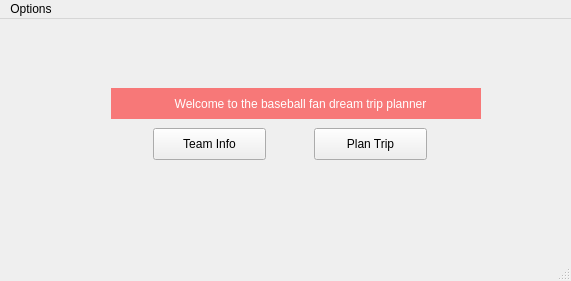
<?xml version="1.0" encoding="UTF-8"?>
<ui version="4.0">
 <class>MainMenu</class>
 <widget class="QMainWindow" name="MainMenu">
  <property name="geometry">
   <rect>
    <x>0</x>
    <y>0</y>
    <width>571</width>
    <height>281</height>
   </rect>
  </property>
  <property name="windowTitle">
   <string>Baseball Fan Vacation Planner</string>
  </property>
  <property name="windowOpacity">
   <double>1.000000000000000</double>
  </property>
  <property name="styleSheet">
   <string notr="true">QToolTip {
    border: 1px solid #76797C;
    background-color: #5A7566;
    color: white;
    padding: 0px;                /*remove padding, for fix combobox tooltip.*/
    opacity: 200;
}

QWidget {
    background: qlineargradient(x1:0 y1:0, x2:1 y2:0, stop:0 #000000, stop:1 #434343);

    selection-background-color: #3daee9;
    selection-color: #eff0f1;
    background-clip: border;
    border-image: none;
    border: 0px transparent black;
    outline: 0;
color:white;
}
QHBoxLayout {
    background-color:black;
}

QWidget:item:hover {
    background-color: #18465d;
    color: #eff0f1;
}

QWidget:item:selected {
    background-color: #18465d;
}

QCheckBox {
    spacing: 5px;
    outline: none;
    color: #eff0f1;
    margin-bottom: 2px;
}

QCheckBox:disabled {
    color: #76797C;
}

QCheckBox::indicator,
QGroupBox::indicator {
    width: 18px;
    height: 18px;
}

QGroupBox::indicator {
    margin-left: 2px;
}

QCheckBox::indicator:unchecked {
    image: url(:/qss_icons/rc/checkbox_unchecked.png);
}

QCheckBox::indicator:unchecked:hover,
QCheckBox::indicator:unchecked:focus,
QCheckBox::indicator:unchecked:pressed,
QGroupBox::indicator:unchecked:hover,
QGroupBox::indicator:unchecked:focus,
QGroupBox::indicator:unchecked:pressed {
    border: none;
    image: url(:/qss_icons/rc/checkbox_unchecked_focus.png);
}

QCheckBox::indicator:checked {
    image: url(:/qss_icons/rc/checkbox_checked.png);
}

QCheckBox::indicator:checked:hover,
QCheckBox::indicator:checked:focus,
QCheckBox::indicator:checked:pressed,
QGroupBox::indicator:checked:hover,
QGroupBox::indicator:checked:focus,
QGroupBox::indicator:checked:pressed {
    border: none;
    image: url(:/qss_icons/rc/checkbox_checked_focus.png);
}

QCheckBox::indicator:indeterminate {
    image: url(:/qss_icons/rc/checkbox_indeterminate.png);
}

QCheckBox::indicator:indeterminate:focus,
QCheckBox::indicator:indeterminate:hover,
QCheckBox::indicator:indeterminate:pressed {
    image: url(:/qss_icons/rc/checkbox_indeterminate_focus.png);
}

QCheckBox::indicator:checked:disabled,
QGroupBox::indicator:checked:disabled {
    image: url(:/qss_icons/rc/checkbox_checked_disabled.png);
}

QCheckBox::indicator:unchecked:disabled,
QGroupBox::indicator:unchecked:disabled {
    image: url(:/qss_icons/rc/checkbox_unchecked_disabled.png);
}

QRadioButton {
    spacing: 5px;
    outline: none;
    color: #eff0f1;
    margin-bottom: 2px;
}

QRadioButton:disabled {
    color: #76797C;
}

QRadioButton::indicator {
    width: 21px;
    height: 21px;
}

QRadioButton::indicator:unchecked {
    image: url(:/qss_icons/rc/radio_unchecked.png);
}

QRadioButton::indicator:unchecked:hover,
QRadioButton::indicator:unchecked:focus,
QRadioButton::indicator:unchecked:pressed {
    border: none;
    outline: none;
    image: url(:/qss_icons/rc/radio_unchecked_focus.png);
}

QRadioButton::indicator:checked {
    border: none;
    outline: none;
    image: url(:/qss_icons/rc/radio_checked.png);
}

QRadioButton::indicator:checked:hover,
QRadioButton::indicator:checked:focus,
QRadioButton::indicator:checked:pressed {
    border: none;
    outline: none;
    image: url(:/qss_icons/rc/radio_checked_focus.png);
}

QRadioButton::indicator:checked:disabled {
    outline: none;
    image: url(:/qss_icons/rc/radio_checked_disabled.png);
}

QRadioButton::indicator:unchecked:disabled {
    image: url(:/qss_icons/rc/radio_unchecked_disabled.png);
}

QMenuBar {
    background-color: #31363b;
    color: #eff0f1;
}

QMenuBar::item {
    background: transparent;
}

QMenuBar::item:selected {
    background: transparent;
    border: 1px solid #76797C;
}

QMenuBar::item:pressed {
    border: 1px solid #76797C;
    background-color: #3daee9;
    color: #eff0f1;
    margin-bottom: -1px;
    padding-bottom: 1px;
}

QMenu {
    border: 1px solid #76797C;
    color: #eff0f1;
    margin: 2px;
}

QMenu::icon {
    margin: 5px;
}

QMenu::item {
    padding: 5px 30px 5px 30px;
    border: 1px solid transparent;
    /* reserve space for selection border */
}

QMenu::item:selected {
    color: #eff0f1;
}

QMenu::separator {
    height: 2px;
    background: lightblue;
    margin-left: 10px;
    margin-right: 5px;
}

QMenu::indicator {
    width: 18px;
    height: 18px;
}


/* non-exclusive indicator = check box style indicator
   (see QActionGroup::setExclusive) */

QMenu::indicator:non-exclusive:unchecked {
    image: url(:/qss_icons/rc/checkbox_unchecked.png);
}

QMenu::indicator:non-exclusive:unchecked:selected {
    image: url(:/qss_icons/rc/checkbox_unchecked_disabled.png);
}

QMenu::indicator:non-exclusive:checked {
    image: url(:/qss_icons/rc/checkbox_checked.png);
}

QMenu::indicator:non-exclusive:checked:selected {
    image: url(:/qss_icons/rc/checkbox_checked_disabled.png);
}


/* exclusive indicator = radio button style indicator (see QActionGroup::setExclusive) */

QMenu::indicator:exclusive:unchecked {
    image: url(:/qss_icons/rc/radio_unchecked.png);
}

QMenu::indicator:exclusive:unchecked:selected {
    image: url(:/qss_icons/rc/radio_unchecked_disabled.png);
}

QMenu::indicator:exclusive:checked {
    image: url(:/qss_icons/rc/radio_checked.png);
}

QMenu::indicator:exclusive:checked:selected {
    image: url(:/qss_icons/rc/radio_checked_disabled.png);
}

QMenu::right-arrow {
    margin: 5px;
    image: url(:/qss_icons/rc/right_arrow.png)
}

QWidget:disabled {
    color: #454545;
    background-color: #31363b;
}

QAbstractItemView {
    alternate-background-color: #31363b;
    color: #eff0f1;
    border: 1px solid #3A3939;
    border-radius: 2px;
}

QWidget:focus,
QMenuBar:focus {
    border: 1px solid #3daee9;
}

QTabWidget:focus,
QCheckBox:focus,
QRadioButton:focus,
QSlider:focus {
    border: none;
}

QLineEdit {
    background-color: #232629;
    padding: 5px;
    border-style: solid;
    border: 1px solid #76797C;
    border-radius: 2px;
    color: #eff0f1;
}

QAbstractItemView QLineEdit {
    padding: 0;
}

QGroupBox {
    border: 1px solid #76797C;
    border-radius: 2px;
    margin-top: 20px;
}

QGroupBox::title {
    subcontrol-origin: margin;
    subcontrol-position: top center;
    padding-left: 10px;
    padding-right: 10px;
    padding-top: 10px;
}

QAbstractScrollArea {
    border-radius: 2px;
    border: 1px solid #76797C;
    background-color: transparent;
}

QScrollBar:horizontal {
    height: 15px;
    margin: 3px 15px 3px 15px;
    border: 1px transparent #2A2929;
    border-radius: 4px;
    background-color: #2A2929;
}

QScrollBar::handle:horizontal {
    background-color: #605F5F;
    min-width: 5px;
    border-radius: 4px;
}

QScrollBar::add-line:horizontal {
    margin: 0px 3px 0px 3px;
    border-image: url(:/qss_icons/rc/right_arrow_disabled.png);
    width: 10px;
    height: 10px;
    subcontrol-position: right;
    subcontrol-origin: margin;
}

QScrollBar::sub-line:horizontal {
    margin: 0px 3px 0px 3px;
    border-image: url(:/qss_icons/rc/left_arrow_disabled.png);
    height: 10px;
    width: 10px;
    subcontrol-position: left;
    subcontrol-origin: margin;
}

QScrollBar::add-line:horizontal:hover,
QScrollBar::add-line:horizontal:on {
    border-image: url(:/qss_icons/rc/right_arrow.png);
    height: 10px;
    width: 10px;
    subcontrol-position: right;
    subcontrol-origin: margin;
}

QScrollBar::sub-line:horizontal:hover,
QScrollBar::sub-line:horizontal:on {
    border-image: url(:/qss_icons/rc/left_arrow.png);
    height: 10px;
    width: 10px;
    subcontrol-position: left;
    subcontrol-origin: margin;
}

QScrollBar::up-arrow:horizontal,
QScrollBar::down-arrow:horizontal {
    background: none;
}

QScrollBar::add-page:horizontal,
QScrollBar::sub-page:horizontal {
    background: none;
}

QScrollBar:vertical {
    background-color: #2A2929;
    width: 15px;
    margin: 15px 3px 15px 3px;
    border: 1px transparent #2A2929;
    border-radius: 4px;
}

QScrollBar::handle:vertical {
    background-color: #605F5F;
    min-height: 5px;
    border-radius: 4px;
}

QScrollBar::sub-line:vertical {
    margin: 3px 0px 3px 0px;
    border-image: url(:/qss_icons/rc/up_arrow_disabled.png);
    height: 10px;
    width: 10px;
    subcontrol-position: top;
    subcontrol-origin: margin;
}

QScrollBar::add-line:vertical {
    margin: 3px 0px 3px 0px;
    border-image: url(:/qss_icons/rc/down_arrow_disabled.png);
    height: 10px;
    width: 10px;
    subcontrol-position: bottom;
    subcontrol-origin: margin;
}

QScrollBar::sub-line:vertical:hover,
QScrollBar::sub-line:vertical:on {
    border-image: url(:/qss_icons/rc/up_arrow.png);
    height: 10px;
    width: 10px;
    subcontrol-position: top;
    subcontrol-origin: margin;
}

QScrollBar::add-line:vertical:hover,
QScrollBar::add-line:vertical:on {
    border-image: url(:/qss_icons/rc/down_arrow.png);
    height: 10px;
    width: 10px;
    subcontrol-position: bottom;
    subcontrol-origin: margin;
}

QScrollBar::up-arrow:vertical,
QScrollBar::down-arrow:vertical {
    background: none;
}

QScrollBar::add-page:vertical,
QScrollBar::sub-page:vertical {
    background: none;
}

QTextEdit {
    background-color: #232629;
    color: #eff0f1;
    border: 1px solid #76797C;
}

QPlainTextEdit {
    background-color: #232629;
    ;
    color: #eff0f1;
    border-radius: 2px;
    border: 1px solid #76797C;
}

QHeaderView::section {
    background-color: #76797C;
    color: #eff0f1;
    padding: 5px;
    border: 1px solid #76797C;
}

QSizeGrip {
    image: url(:/qss_icons/rc/sizegrip.png);
    width: 12px;
    height: 12px;
}

QMainWindow::separator {
    background-color: #31363b;
    color: white;
    padding-left: 4px;
    spacing: 2px;
    border: 1px dashed #76797C;
}

QMainWindow::separator:hover {
    background-color: #787876;
    color: white;
    padding-left: 4px;
    border: 1px solid #76797C;
    spacing: 2px;
}

QMenu::separator {
    height: 1px;
    background-color: #76797C;
    color: white;
    padding-left: 4px;
    margin-left: 10px;
    margin-right: 5px;
}

QFrame {
    border-radius: 2px;
    border: 1px solid #76797C;
}

QFrame[frameShape=&quot;0&quot;] {
    border-radius: 2px;
    border: 1px transparent #76797C;
}

QStackedWidget {
    border: 1px transparent black;
}

QToolBar {
    border: 1px transparent #393838;
    background: 1px solid #31363b;
    font-weight: bold;
}

QToolBar::handle:horizontal {
    image: url(:/qss_icons/rc/Hmovetoolbar.png);
}

QToolBar::handle:vertical {
    image: url(:/qss_icons/rc/Vmovetoolbar.png);
}

QToolBar::separator:horizontal {
    image: url(:/qss_icons/rc/Hsepartoolbar.png);
}

QToolBar::separator:vertical {
    image: url(:/qss_icons/rc/Vsepartoolbar.png);
}

QToolButton#qt_toolbar_ext_button {
    background: #58595a
}

QPushButton {
    color: white;
    background: qlineargradient(x1:0 y1:0, x2:1 y2:0, stop:0 #333333, stop:1 #dd1818);

    border-width: 1px;
    border-color: rgb(255, 0, 24);
    border-style: solid;
    padding: 5px;
    border-radius: 2px;
    outline: none;
}

QPushButton:pressed {
    background-color: #e65c00;
    padding-top: -15px;
    padding-bottom: -17px;
}

QComboBox {
    selection-background-color: #3daee9;
    border-style: solid;
    border: 1px solid #76797C;
    border-radius: 2px;
    padding: 5px;
    min-width: 75px;
}

QPushButton:checked {
    background-color: #76797C;
    border-color: #6A6969;
}

QComboBox:hover,
QPushButton:hover,
QAbstractSpinBox:hover,
QLineEdit:hover,
QTextEdit:hover,
QPlainTextEdit:hover,
QAbstractView:hover,
QTreeView:hover {
    border: 2px solid yellow;
    color: yellow;
}

QComboBox:on {
    padding-top: 3px;
    padding-left: 4px;
    selection-background-color: rgba(255, 0, 0, 0.5);
}

QComboBox QAbstractItemView {
    background-color: #232629;
    border-radius: 2px;
    border: 1px solid #76797C;
    selection-background-color: #18465d;
}

QComboBox::drop-down {
    subcontrol-origin: padding;
    subcontrol-position: top right;
    width: 15px;
    border-left-width: 0px;
    border-left-color: darkgray;
    border-left-style: solid;
    border-top-right-radius: 3px;
    border-bottom-right-radius: 3px;
}

QComboBox::down-arrow {
    image: url(:/qss_icons/rc/down_arrow_disabled.png);
}

QComboBox::down-arrow:on,
QComboBox::down-arrow:hover,
QComboBox::down-arrow:focus {
    image: url(:/qss_icons/rc/down_arrow.png);
}

QAbstractSpinBox {
    padding: 5px;
    border: 1px solid #76797C;
    background-color: #232629;
    color: #eff0f1;
    border-radius: 2px;
    min-width: 75px;
}

QAbstractSpinBox:up-button {
    background-color: transparent;
    subcontrol-origin: border;
    subcontrol-position: center right;
}

QAbstractSpinBox:down-button {
    background-color: transparent;
    subcontrol-origin: border;
    subcontrol-position: center left;
}

QAbstractSpinBox::up-arrow,
QAbstractSpinBox::up-arrow:disabled,
QAbstractSpinBox::up-arrow:off {
    image: url(:/qss_icons/rc/up_arrow_disabled.png);
    width: 10px;
    height: 10px;
}

QAbstractSpinBox::up-arrow:hover {
    image: url(:/qss_icons/rc/up_arrow.png);
}

QAbstractSpinBox::down-arrow,
QAbstractSpinBox::down-arrow:disabled,
QAbstractSpinBox::down-arrow:off {
    image: url(:/qss_icons/rc/down_arrow_disabled.png);
    width: 10px;
    height: 10px;
}

QAbstractSpinBox::down-arrow:hover {
    image: url(:/qss_icons/rc/down_arrow.png);
}

QLabel {
    border: 0px solid black;
}

QTabWidget {
    border: 0px transparent black;
}

QTabWidget::pane {
    border: 1px solid #76797C;
    padding: 5px;
    margin: 0px;
}

QTabWidget::tab-bar {
    /* left: 5px; move to the right by 5px */
}

QTabBar {
    qproperty-drawBase: 0;
    border-radius: 3px;
}

QTabBar:focus {
    border: 0px transparent black;
}

QTabBar::close-button {
    image: url(:/qss_icons/rc/close.png);
    background: transparent;
}

QTabBar::close-button:hover {
    image: url(:/qss_icons/rc/close-hover.png);
    background: transparent;
}

QTabBar::close-button:pressed {
    image: url(:/qss_icons/rc/close-pressed.png);
    background: transparent;
}


/* TOP TABS */

QTabBar::tab:top {
    color: #eff0f1;
    border: 1px solid #76797C;
    border-bottom: 1px transparent black;
    background-color: #31363b;
    padding: 5px;
    min-width: 50px;
    border-top-left-radius: 2px;
    border-top-right-radius: 2px;
}

QTabBar::tab:top:selected {
    color: #eff0f1;
    background-color: #54575B;
    border: 1px solid #76797C;
    border-bottom: 2px solid #3daee9;
    border-top-left-radius: 2px;
    border-top-right-radius: 2px;
}

QTabBar::tab:top:!selected:hover {
    background-color: #3daee9;
}


/* BOTTOM TABS */

QTabBar::tab:bottom {
    color: #eff0f1;
    border: 1px solid #76797C;
    border-top: 1px transparent black;
    background-color: #31363b;
    padding: 5px;
    border-bottom-left-radius: 2px;
    border-bottom-right-radius: 2px;
    min-width: 50px;
}

QTabBar::tab:bottom:selected {
    color: #eff0f1;
    background-color: #54575B;
    border: 1px solid #76797C;
    border-top: 2px solid #3daee9;
    border-bottom-left-radius: 2px;
    border-bottom-right-radius: 2px;
}

QTabBar::tab:bottom:!selected:hover {
    background-color: #3daee9;
}


/* LEFT TABS */

QTabBar::tab:left {
    color: #eff0f1;
    border: 1px solid #76797C;
    border-left: 1px transparent black;
    background-color: #31363b;
    padding: 5px;
    border-top-right-radius: 2px;
    border-bottom-right-radius: 2px;
    min-height: 50px;
}

QTabBar::tab:left:selected {
    color: #eff0f1;
    background-color: #54575B;
    border: 1px solid #76797C;
    border-left: 2px solid #3daee9;
    border-top-right-radius: 2px;
    border-bottom-right-radius: 2px;
}

QTabBar::tab:left:!selected:hover {
    background-color: #3daee9;
}


/* RIGHT TABS */

QTabBar::tab:right {
    color: #eff0f1;
    border: 1px solid #76797C;
    border-right: 1px transparent black;
    background-color: #31363b;
    padding: 5px;
    border-top-left-radius: 2px;
    border-bottom-left-radius: 2px;
    min-height: 50px;
}

QTabBar::tab:right:selected {
    color: #eff0f1;
    background-color: #54575B;
    border: 1px solid #76797C;
    border-right: 2px solid #3daee9;
    border-top-left-radius: 2px;
    border-bottom-left-radius: 2px;
}

QTabBar::tab:right:!selected:hover {
    background-color: #3daee9;
}

QTabBar QToolButton::right-arrow:enabled {
    image: url(:/qss_icons/rc/right_arrow.png);
}

QTabBar QToolButton::left-arrow:enabled {
    image: url(:/qss_icons/rc/left_arrow.png);
}

QTabBar QToolButton::right-arrow:disabled {
    image: url(:/qss_icons/rc/right_arrow_disabled.png);
}

QTabBar QToolButton::left-arrow:disabled {
    image: url(:/qss_icons/rc/left_arrow_disabled.png);
}

QDockWidget {
    background: #31363b;
    border: 1px solid #403F3F;
    titlebar-close-icon: url(:/qss_icons/rc/close.png);
    titlebar-normal-icon: url(:/qss_icons/rc/undock.png);
}

QDockWidget::close-button,
QDockWidget::float-button {
    border: 1px solid transparent;
    border-radius: 2px;
    background: transparent;
}

QDockWidget::close-button:hover,
QDockWidget::float-button:hover {
    background: rgba(255, 255, 255, 10);
}

QDockWidget::close-button:pressed,
QDockWidget::float-button:pressed {
    padding: 1px -1px -1px 1px;
    background: rgba(255, 255, 255, 10);
}

QTreeView,
QListView {
    border: 1px solid #76797C;
    background-color: #232629;
}

QTreeView:branch:selected,
QTreeView:branch:hover {
    background: url(:/qss_icons/rc/transparent.png);
}

QTreeView::branch:has-siblings:!adjoins-item {
    border-image: url(:/qss_icons/rc/transparent.png);
}

QTreeView::branch:has-siblings:adjoins-item {
    border-image: url(:/qss_icons/rc/transparent.png);
}

QTreeView::branch:!has-children:!has-siblings:adjoins-item {
    border-image: url(:/qss_icons/rc/transparent.png);
}

QTreeView::branch:has-children:!has-siblings:closed,
QTreeView::branch:closed:has-children:has-siblings {
    image: url(:/qss_icons/rc/branch_closed.png);
}

QTreeView::branch:open:has-children:!has-siblings,
QTreeView::branch:open:has-children:has-siblings {
    image: url(:/qss_icons/rc/branch_open.png);
}

QTreeView::branch:has-children:!has-siblings:closed:hover,
QTreeView::branch:closed:has-children:has-siblings:hover {
    image: url(:/qss_icons/rc/branch_closed-on.png);
}

QTreeView::branch:open:has-children:!has-siblings:hover,
QTreeView::branch:open:has-children:has-siblings:hover {
    image: url(:/qss_icons/rc/branch_open-on.png);
}

QListView::item:!selected:hover,
QTreeView::item:!selected:hover {
    background: #18465d;
    outline: 0;
    color: #eff0f1
}

QListView::item:selected:hover,
QTreeView::item:selected:hover {
    background: #287399;
    color: #eff0f1;
}

QTreeView::indicator:checked,
QListView::indicator:checked {
    image: url(:/qss_icons/rc/checkbox_checked.png);
}

QTreeView::indicator:unchecked,
QListView::indicator:unchecked {
    image: url(:/qss_icons/rc/checkbox_unchecked.png);
}

QTreeView::indicator:checked:hover,
QTreeView::indicator:checked:focus,
QTreeView::indicator:checked:pressed,
QListView::indicator:checked:hover,
QListView::indicator:checked:focus,
QListView::indicator:checked:pressed {
    image: url(:/qss_icons/rc/checkbox_checked_focus.png);
}

QTreeView::indicator:unchecked:hover,
QTreeView::indicator:unchecked:focus,
QTreeView::indicator:unchecked:pressed,
QListView::indicator:unchecked:hover,
QListView::indicator:unchecked:focus,
QListView::indicator:unchecked:pressed {
    image: url(:/qss_icons/rc/checkbox_unchecked_focus.png);
}

QSlider::groove:horizontal {
    border: 1px solid #565a5e;
    height: 4px;
    background: #565a5e;
    margin: 0px;
    border-radius: 2px;
}

QSlider::handle:horizontal {
    background: #232629;
    border: 1px solid #565a5e;
    width: 16px;
    height: 16px;
    margin: -8px 0;
    border-radius: 9px;
}

QSlider::groove:vertical {
    border: 1px solid #565a5e;
    width: 4px;
    background: #565a5e;
    margin: 0px;
    border-radius: 3px;
}

QSlider::handle:vertical {
    background: #232629;
    border: 1px solid #565a5e;
    width: 16px;
    height: 16px;
    margin: 0 -8px;
    border-radius: 9px;
}

QToolButton {
    background-color: transparent;
    border: 1px transparent #76797C;
    border-radius: 2px;
    margin: 3px;
    padding: 5px;
}

QToolButton[popupMode=&quot;1&quot;] {
    /* only for MenuButtonPopup */
    padding-right: 20px;
    /* make way for the popup button */
    border: 1px #76797C;
    border-radius: 5px;
}

QToolButton[popupMode=&quot;2&quot;] {
    /* only for InstantPopup */
    padding-right: 10px;
    /* make way for the popup button */
    border: 1px #76797C;
}

QToolButton:hover,
QToolButton::menu-button:hover {
    background-color: transparent;
    border: 1px solid #3daee9;
    padding: 5px;
}

QToolButton:checked,
QToolButton:pressed,
QToolButton::menu-button:pressed {
    background-color: #3daee9;
    border: 1px solid #3daee9;
    padding: 5px;
}


/* the subcontrol below is used only in the InstantPopup or DelayedPopup mode */

QToolButton::menu-indicator {
    image: url(:/qss_icons/rc/down_arrow.png);
    top: -7px;
    left: -2px;
    /* shift it a bit */
}


/* the subcontrols below are used only in the MenuButtonPopup mode */

QToolButton::menu-button {
    border: 1px transparent #76797C;
    border-top-right-radius: 6px;
    border-bottom-right-radius: 6px;
    /* 16px width + 4px for border = 20px allocated above */
    width: 16px;
    outline: none;
}

QToolButton::menu-arrow {
    image: url(:/qss_icons/rc/down_arrow.png);
}

QToolButton::menu-arrow:open {
    border: 1px solid #76797C;
}

QPushButton::menu-indicator {
    subcontrol-origin: padding;
    subcontrol-position: bottom right;
    left: 8px;
}

QTableView {
    border: 1px solid #76797C;
    gridline-color: #31363b;
    background-color: #232629;
}

QTableView,
QHeaderView {
    border-radius: 0px;
}

QTableView::item:pressed,
QListView::item:pressed,
QTreeView::item:pressed {
    background: #18465d;
    color: #eff0f1;
}

QTableView::item:selected:active,
QTreeView::item:selected:active,
QListView::item:selected:active {
    background: #287399;
    color: #eff0f1;
}

QHeaderView {
    background-color: #31363b;
    border: 1px transparent;
    border-radius: 0px;
    margin: 0px;
    padding: 0px;
}

QHeaderView::section {
    background-color: #31363b;
    color: #eff0f1;
    padding: 5px;
    border: 1px solid #76797C;
    border-radius: 0px;
    text-align: center;
}

QHeaderView::section::vertical::first,
QHeaderView::section::vertical::only-one {
    border-top: 1px solid #76797C;
}

QHeaderView::section::vertical {
    border-top: transparent;
}

QHeaderView::section::horizontal::first,
QHeaderView::section::horizontal::only-one {
    border-left: 1px solid #76797C;
}

QHeaderView::section::horizontal {
    border-left: transparent;
}

QHeaderView::section:checked {
    color: white;
    background-color: #334e5e;
}


/* style the sort indicator */

QHeaderView::down-arrow {
    image: url(:/qss_icons/rc/down_arrow.png);
}

QHeaderView::up-arrow {
    image: url(:/qss_icons/rc/up_arrow.png);
}

QTableCornerButton::section {
    background-color: #31363b;
    border: 1px transparent #76797C;
    border-radius: 0px;
}

QToolBox {
    padding: 5px;
    border: 1px transparent black;
}

QToolBox::tab {
    color: #eff0f1;
    background-color: #31363b;
    border: 1px solid #76797C;
    border-bottom: 1px transparent #31363b;
    border-top-left-radius: 5px;
    border-top-right-radius: 5px;
}

QToolBox::tab:selected {
    /* italicize selected tabs */
    font: italic;
    background-color: #31363b;
    border-color: #3daee9;
}

QStatusBar::item {
    border: 0px transparent dark;
}

QFrame[height=&quot;3&quot;],
QFrame[width=&quot;3&quot;] {
    background-color: #76797C;
}

QSplitter::handle {
    border: 1px dashed #76797C;
}

QSplitter::handle:hover {
    background-color: #787876;
    border: 1px solid #76797C;
}

QSplitter::handle:horizontal {
    width: 1px;
}

QSplitter::handle:vertical {
    height: 1px;
}

QProgressBar {
    border: 1px solid #76797C;
    border-radius: 5px;
    text-align: center;
}

QProgressBar::chunk {
    background-color: #05B8CC;
}

QDateEdit {
    selection-background-color: #3daee9;
    border-style: solid;
    border: 1px solid #3375A3;
    border-radius: 2px;
    padding: 1px;
    min-width: 75px;
}

QDateEdit:on {
    padding-top: 3px;
    padding-left: 4px;
    selection-background-color: rgba(255, 0, 0, 0.5)
}

QDateEdit QAbstractItemView {
    background-color: #232629;
    border-radius: 2px;
    border: 1px solid #3375A3;
    selection-background-color: #3daee9;
}

QDateEdit::drop-down {
    subcontrol-origin: padding;
    subcontrol-position: top right;
    width: 15px;
    border-left-width: 0px;
    border-left-color: darkgray;
    border-left-style: solid;
    border-top-right-radius: 3px;
    border-bottom-right-radius: 3px;
}

QDateEdit::down-arrow {
    image: url(:/qss_icons/rc/down_arrow_disabled.png);
}

QDateEdit::down-arrow:on,
QDateEdit::down-arrow:hover,
QDateEdit::down-arrow:focus {
    image: url(:/qss_icons/rc/down_arrow.png);
}
</string>
  </property>
  <widget class="QWidget" name="centralWidget">
   <widget class="QStackedWidget" name="stackedWidget">
    <property name="geometry">
     <rect>
      <x>10</x>
      <y>5</y>
      <width>551</width>
      <height>231</height>
     </rect>
    </property>
    <property name="styleSheet">
     <string notr="true"/>
    </property>
    <property name="currentIndex">
     <number>0</number>
    </property>
    <widget class="QWidget" name="splashPage">
     <property name="minimumSize">
      <size>
       <width>0</width>
       <height>1</height>
      </size>
     </property>
     <widget class="QLabel" name="copyrightLabel">
      <property name="geometry">
       <rect>
        <x>15</x>
        <y>297</y>
        <width>201</width>
        <height>16</height>
       </rect>
      </property>
      <property name="styleSheet">
       <string notr="true">QLabel {
    background: qlineargradient(x1:0 y1:0, x2:1 y2:0, stop:0 #333333, stop:1 #dd1818);
color:white;
}
</string>
      </property>
      <property name="text">
       <string>Agile Development Team © 2018</string>
      </property>
     </widget>
     <widget class="QWidget" name="layoutWidget">
      <property name="geometry">
       <rect>
        <x>90</x>
        <y>50</y>
        <width>381</width>
        <height>101</height>
       </rect>
      </property>
      <layout class="QVBoxLayout" name="verticalLayout">
       <item>
        <widget class="QLabel" name="welcomeLabel">
         <property name="minimumSize">
          <size>
           <width>379</width>
           <height>31</height>
          </size>
         </property>
         <property name="maximumSize">
          <size>
           <width>379</width>
           <height>31</height>
          </size>
         </property>
         <property name="styleSheet">
          <string notr="true">QLabel {
background-color: rgba(255, 0,0,0.50);
color: white;
}</string>
         </property>
         <property name="text">
          <string>Welcome to the baseball fan dream trip planner</string>
         </property>
         <property name="alignment">
          <set>Qt::AlignCenter</set>
         </property>
        </widget>
       </item>
       <item>
        <layout class="QHBoxLayout" name="buttonLayout">
         <property name="spacing">
          <number>6</number>
         </property>
         <property name="bottomMargin">
          <number>0</number>
         </property>
         <item>
          <widget class="QPushButton" name="teamInfoButton">
           <property name="minimumSize">
            <size>
             <width>113</width>
             <height>32</height>
            </size>
           </property>
           <property name="maximumSize">
            <size>
             <width>113</width>
             <height>32</height>
            </size>
           </property>
           <property name="layoutDirection">
            <enum>Qt::LeftToRight</enum>
           </property>
           <property name="text">
            <string>Team Info</string>
           </property>
          </widget>
         </item>
         <item>
          <widget class="QPushButton" name="beginTripButton">
           <property name="minimumSize">
            <size>
             <width>113</width>
             <height>32</height>
            </size>
           </property>
           <property name="maximumSize">
            <size>
             <width>113</width>
             <height>32</height>
            </size>
           </property>
           <property name="text">
            <string>Plan Trip</string>
           </property>
          </widget>
         </item>
        </layout>
       </item>
      </layout>
     </widget>
    </widget>
    <widget class="QWidget" name="adminLoginPage">
     <widget class="QWidget" name="layoutWidget">
      <property name="geometry">
       <rect>
        <x>120</x>
        <y>20</y>
        <width>323</width>
        <height>206</height>
       </rect>
      </property>
      <layout class="QVBoxLayout" name="verticalLayout_3">
       <item>
        <layout class="QVBoxLayout" name="adminLoginLayout">
         <property name="spacing">
          <number>6</number>
         </property>
         <item>
          <widget class="QLabel" name="loginTitleLabel">
           <property name="minimumSize">
            <size>
             <width>319</width>
             <height>31</height>
            </size>
           </property>
           <property name="maximumSize">
            <size>
             <width>1000</width>
             <height>1000</height>
            </size>
           </property>
           <property name="styleSheet">
            <string notr="true">QLabel {
background-color: rgba(255, 0,0,0.25);
color: white;
}</string>
           </property>
           <property name="text">
            <string>Please login:</string>
           </property>
           <property name="alignment">
            <set>Qt::AlignCenter</set>
           </property>
          </widget>
         </item>
         <item>
          <widget class="QLabel" name="loginErrorLabel">
           <property name="minimumSize">
            <size>
             <width>0</width>
             <height>0</height>
            </size>
           </property>
           <property name="maximumSize">
            <size>
             <width>500</width>
             <height>500</height>
            </size>
           </property>
           <property name="styleSheet">
            <string notr="true">QLabel {
background-color: none;
color: red;
}</string>
           </property>
           <property name="text">
            <string/>
           </property>
           <property name="alignment">
            <set>Qt::AlignCenter</set>
           </property>
          </widget>
         </item>
         <item>
          <widget class="QLineEdit" name="usernameInput">
           <property name="alignment">
            <set>Qt::AlignCenter</set>
           </property>
           <property name="placeholderText">
            <string>Username</string>
           </property>
          </widget>
         </item>
         <item>
          <widget class="QLineEdit" name="passwordInput">
           <property name="echoMode">
            <enum>QLineEdit::Password</enum>
           </property>
           <property name="alignment">
            <set>Qt::AlignCenter</set>
           </property>
           <property name="placeholderText">
            <string>Password</string>
           </property>
          </widget>
         </item>
        </layout>
       </item>
       <item>
        <layout class="QVBoxLayout" name="verticalLayout_2">
         <property name="spacing">
          <number>1</number>
         </property>
         <item>
          <widget class="QPushButton" name="loginButton">
           <property name="minimumSize">
            <size>
             <width>319</width>
             <height>28</height>
            </size>
           </property>
           <property name="text">
            <string>Login</string>
           </property>
          </widget>
         </item>
         <item>
          <widget class="QPushButton" name="loginPageBackButton">
           <property name="minimumSize">
            <size>
             <width>319</width>
             <height>28</height>
            </size>
           </property>
           <property name="text">
            <string>Back</string>
           </property>
          </widget>
         </item>
        </layout>
       </item>
      </layout>
     </widget>
    </widget>
   </widget>
  </widget>
  <widget class="QStatusBar" name="statusBar"/>
  <widget class="QMenuBar" name="menuBar">
   <property name="geometry">
    <rect>
     <x>0</x>
     <y>0</y>
     <width>571</width>
     <height>22</height>
    </rect>
   </property>
   <widget class="QMenu" name="menuOptions">
    <property name="title">
     <string>Options</string>
    </property>
    <addaction name="adminLoginMenuAction"/>
   </widget>
   <addaction name="menuOptions"/>
  </widget>
  <action name="adminLoginMenuAction">
   <property name="text">
    <string>Admin Login</string>
   </property>
  </action>
 </widget>
 <layoutdefault spacing="6" margin="11"/>
 <resources/>
 <connections/>
</ui>
